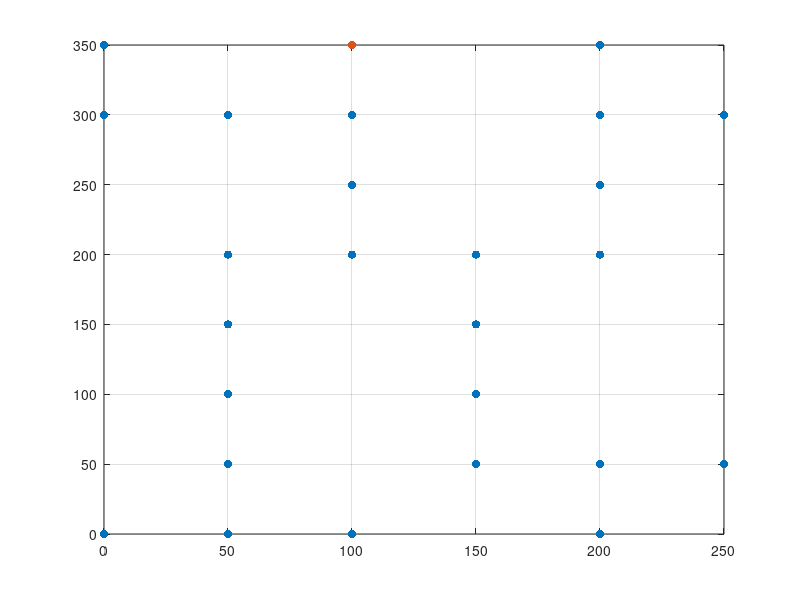

Source code (MATLAB): (Note: this script raises an error after producing the figure.)
% Simulation parameters
simulationTime = 36000;

% Select 1 the desired algorithm
heuristic = 0;
reported = 0;
legacy = 1;

% Select between the scenarios 1, 2, 3 or custom
scenario = 3;

if scenario == 1
    % Target areas
    areas = [50 100; 50 50; 50 150; 0 150; 50 200; 50 0;];
    % Users per area
    users = [10; 50; 40; 100; 80; 20;];
    % GCS location
    GCSpositions = [100 100;];
    
    scenario = 'scenario_1_';
    
    scatter(areas(:,1), areas(:,2), 'bo', 'filled')
    hold on
    scatter(GCSpositions(:,1), GCSpositions(:,2), 'gd', 'filled')
    box
    grid
end
 
if scenario == 2
    % Target areas
    areas = [0 0; 50 0; 100 0; 150 0; 200 0; 0 50; 50 50; 100 50; 150 50; 200 50; 0 100; 50 100; 100 100; 150 100; 200 100; 0 150; 50 150; 100 150; 150 150; 200 150; 0 200; 50 200; 100 200; 150 200; 200 200];
    % Users per area
    users = [10; 10; 10; 10; 10; 10; 10; 10; 10; 10; 10; 10; 10; 10; 10; 10; 10; 10; 10; 10; 10; 10; 10; 10; 10;];
    % GCS location
    GCSpositions = [0 250;];
    % numberOfUAVs

    scenario = 'scenario_2_';

    scatter(areas(:,1), areas(:,2), 'bo', 'filled')
    hold on
    scatter(GCSpositions(:,1), GCSpositions(:,2), 'gd', 'filled')
    box
    grid
end

if scenario == 3
    % Target areas
    areas = [0 0; 100 0; 50 0; 50 50; 50 100; 50 150; 50 200; 250 50; 200 0; 200 50; 150 50; 150 100; 150 150; 150 200; 100 200; 100 250; 100 300; 50 300; 200 200; 200 250; 200 300; 250 300; 200 350; 0 300; 0 350];
    % Users per area
    users = [10; 10; 10; 10; 10; 10; 10; 200; 500; 200; 50; 50; 50; 10; 10; 10; 10; 10; 10; 20; 50; 20; 100; 100; 100];
    % GCS location
    GCSpositions = [100 350;];
    % numberOfUAVs
    numberOfUAVs = 0;

    scenario = 'scenario_3_';
    
    scatter(areas(:,1), areas(:,2), 'bo', 'filled')
    hold on
    scatter(GCSpositions(:,1), GCSpositions(:,2), 'gd', 'filled')
    box
    grid
end

date = clock;

if heuristic == 1
    numberOfUAVs = 0;
    HE = [];
    for i=0:length(areas)
        numberOfUAVs =   i;
        [connectivityHE, replacementsHE] = replacementHeuristic2(simulationTime, length(areas), numberOfUAVs, areas, sum(users), users, GCSpositions)
        HE(i+1,1) = connectivityHE
        HE(i+1,2) = replacementsHE
    end
    A = strcat(scenario,'HE','_',int2str(date(1)),'_',int2str(date(2)),'_',int2str(date(3)),'_',int2str(date(4)),'_',int2str(date(5)),'.mat');
    save(A,'HE');
end
 
if reported == 1
    numberOfUAVs = 0;
    RP = [];
    for i=0:length(areas)
        numberOfUAVs = i;
        [connectivityRP, replacementsRP] = replacementReportedParameters(simulationTime, length(areas), numberOfUAVs, areas, sum(users), users, GCSpositions)
        RP(i+1,1) = connectivityRP
        RP(i+1,2) = replacementsRP
    end
    A = strcat(scenario,'RP','_',int2str(date(1)),'_',int2str(date(2)),'_',int2str(date(3)),'_',int2str(date(4)),'_',int2str(date(5)),'.mat');
    save(A,'RP');
end

if legacy == 1
    numberOfUAVs = 0;
    LG = [];
    for i=0:length(areas)
        numberOfUAVs = i;
        [connectivityRP, replacementsRP] = replacementLegacy(simulationTime, length(areas), numberOfUAVs, areas, sum(users), users, GCSpositions)
        LG(i+1,1) = connectivityRP
        LG(i+1,2) = replacementsRP
    end
    A = strcat(scenario,'LG','_',int2str(date(1)),'_',int2str(date(2)),'_',int2str(date(3)),'_',int2str(date(4)),'_',int2str(date(5)),'.mat');
    save(A,'LG');
end



